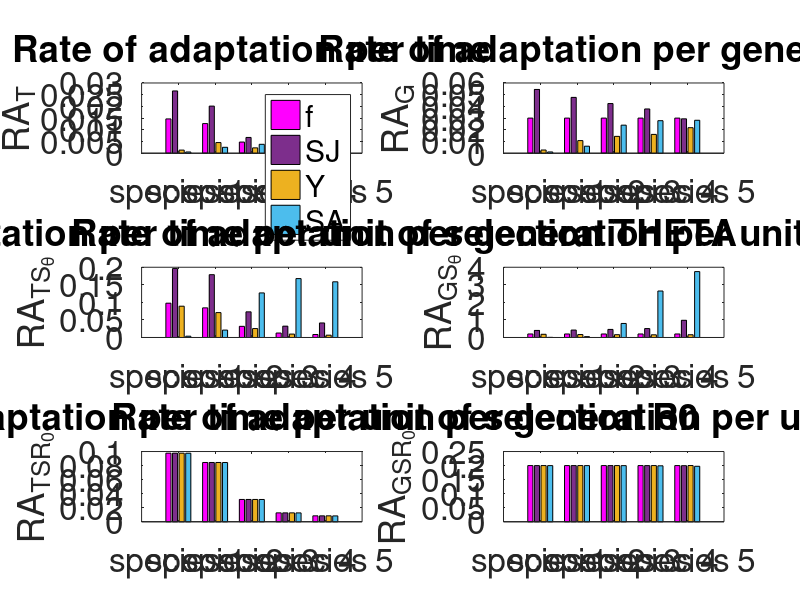
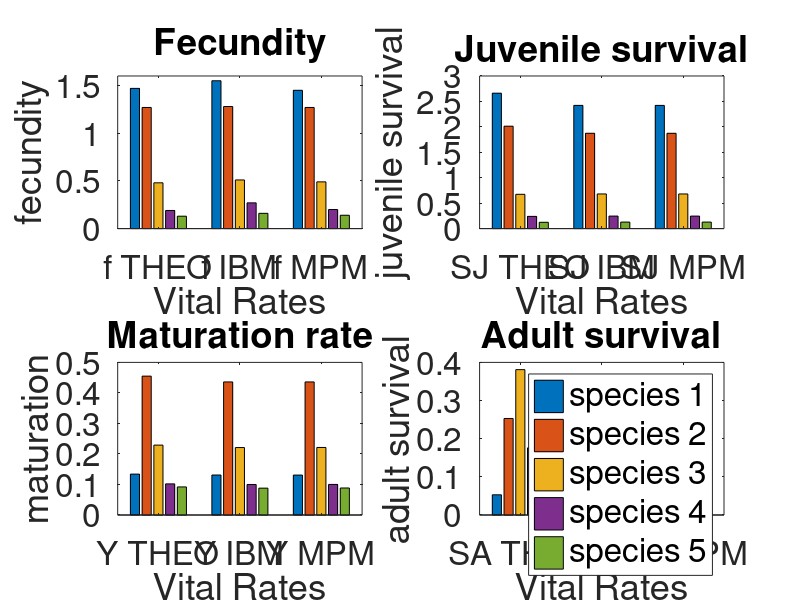
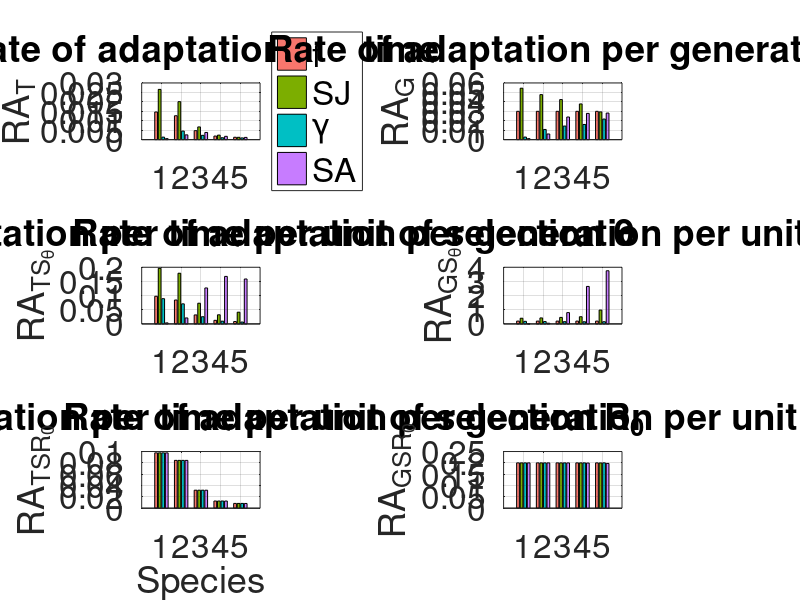

These charts were generated, in order, by the following MATLAB code: (Note: this script raises an error after producing the figures.)
clear all
close all
clc
%startTime = tic;
startTimeCPU = cputime;

% Parameterize the life cycles of 5 distinct species.

Data = {[11,0.0365,0.0965,0.9],[5, 0.2, 0.25, 0.572],[1,0.8,0.385,0.4],[0.3, 0.93, 0.505, 0.3], [0.232, 0.95, 0.80, 0.07]}; %  (F, SA, SJ, Y)
nspecies = length(Data); % number of species

% Quantitative genetics information
Vp = 1; % Phenotypic variance
h2 = 0.2; % Heritability value of the phenotypic trait
Va = h2*Vp; % Additive genetic variance (h2 = Va/Vp) VA : 0.05, 0.2, 0.8
Ve = Vp - Va; % Environmental variance (Vp = Va + Ve)

% Set selective pressure (slope of the relationship between vital rate and phenotype)
beta = 0.15; %B : 0.01, 0.15, 0.5 

% Get demographic descriptive info
DEMOout=zeros(nspecies, 3); % outputs lambda, R0, Tgen
RAout=zeros(nspecies, 24); % outputs RA per unit of time, generation ,selection theta & R0)
S=zeros(nspecies,5); % sensitivity d lambda/ d theta
ndemo = 24;
for ispecies=1:nspecies
    % Extract vital rates of the species
    F  = Data{ispecies}(1);% This is the total number of offspring produced by a female per year that survive the 1st year
    SA = Data{ispecies}(2);
    SJ = Data{ispecies}(3);
    Y  = Data{ispecies}(4);
    f  = F/SJ; % This is the total number of offspring produced by a female per year

    % Projection matrix
    A = [SJ*(1-Y), f*SJ; SJ*Y, SA];

    % pop growth rate / fitness
    lambda = (SJ*(1-Y)+SA)/2+sqrt((SJ*(1-Y)-SA).^2+4*f*(SJ^2)*Y)/2;

    % eigenvectors to calculate sensitivty
    v = [Y*SJ lambda-SJ*(1-Y)]';
    w = [f*SJ lambda-SJ*(1-Y)]';

    % Get descriptive demographic information

    % life time reproductive success
    R0     = Y.*f*(SJ^2)./((1-SA)*(1-SJ*(1-Y)));
    % generation time
    Tgen = lambda*sum(v.*w) / (v(1)*w(2)*f*SJ);
    % D lambda / D A
    Sensitivity= v*w'./sum(v.*w);
    % Sensitivity lower level derivative d A/ d theta
    theta=[f SJ SA Y];
    PDlv=zeros(2,2,4);
    PDlv(1,2,1)=theta(2); % d A/ d theta wrt f
    PDlv(1,1,2)=(1-theta(4)); % d A/ d theta wrt SJ
    PDlv(1,2,2)=theta(1);% d A/ d theta wrt SJ
    PDlv(2,1,2)=theta(4);% d A/ d theta wrt SJ
    PDlv(2,2,3)=1; % d A/ d theta wrt SA
    PDlv(1,1,4)=-theta(2); % d A/ d theta wrt Y
    PDlv(2,1,4)=theta(2);% d A/ d theta wrt Y

    for j=1:length(theta)
        S(ispecies,j)=sum(sum(PDlv(:,:,j).*Sensitivity));
    end

    % calculate sensitivity of lambda to F
    temp=zeros(2,2); temp(1,2)=1;
    S(ispecies, 5)=sum(sum(temp.*Sensitivity));


    % STORE OUTPUTS in RAout
    % demographic paramters
    DEMOout(ispecies, 1) = lambda;
    DEMOout(ispecies, 2) = R0;
    DEMOout(ispecies, 3) = Tgen;
    % adaptation rates ********************************
    % --------------------------------------------------
    % fecundity
    % --------------------------------------------------
    % per time
    RAout(ispecies, 1) = h2*Vp*beta/ Tgen; %vi f time
    RAout(ispecies, 2) = h2*Vp/ Tgen; %vi f time unit selection theta
    RAout(ispecies, 3) = h2*Vp/ Tgen; %vi f time unit selection R0
    % per generation
    RAout(ispecies, 4) = h2*Vp*beta; %vi f gen
    RAout(ispecies, 5) = h2*Vp; %vi f gen unit selection theta
    RAout(ispecies, 6) = h2*Vp; %vi f gen unit selection fitness

    % --------------------------------------------------
    % juvenile survival
    % --------------------------------------------------
    % per time
    RAout(ispecies, 7) = h2*Vp*beta*(1/ Tgen)*(1+(lambda/(lambda-SJ*(1-Y))))*(1-SJ); %vi SJ time
    RAout(ispecies, 8) = h2*Vp*(1/Tgen)*(1+(lambda/(lambda-SJ*(1-Y)))); %vi SJ time unit selection theta
    RAout(ispecies, 9) = h2*Vp*(1/Tgen)*((1+(lambda/(lambda-SJ*(1-Y))))/(1+(1/(1-SJ*(1-Y))))); %vi SJ time unit selection R0
    % per generation
    RAout(ispecies, 10) = h2*Vp*beta*(1+(lambda/(lambda-SJ*(1-Y))))*(1-SJ); %vi SJ gen
    RAout(ispecies, 11) = h2*Vp*(1+(lambda/(lambda-SJ*(1-Y)))); %vi SJ gen unit selection theta
    RAout(ispecies, 12) = h2*Vp*((1+(lambda/(lambda-SJ*(1-Y))))/(1+(1/(1-SJ*(1-Y))))); %vi SJ time unit selection R0


    % --------------------------------------------------
    % maturation rate
    % --------------------------------------------------
    % per time
    RAout(ispecies, 13) =h2*Vp*beta*(1/Tgen)*(((lambda-SJ)*(1-Y)))/(lambda-(SJ*(1-Y))); %vi Y time
    RAout(ispecies, 14) =h2*Vp*(1/Tgen)*(lambda-SJ)/(lambda-SJ*(1-Y));%*(1-(Y*lambda/(lambda-SJ*(1-Y)))); %vi Y time unit selection theta
    RAout(ispecies, 15) =h2*Vp*(1/Tgen)*((lambda-SJ)*(1-SJ*(1-Y))/((1-SJ)*(lambda-SJ*(1-Y))));%vi Y time unit selection R0
    % per generation
    RAout(ispecies, 16) =h2*Vp*beta*(((lambda-SJ)*(1-Y)))/(lambda-(SJ*(1-Y))); %vi Y gen
    RAout(ispecies, 17) =h2*Vp*(lambda-SJ)/(lambda-SJ*(1-Y));%(1- (Y*lambda/(lambda-SJ*(1-Y))));%vi Y gen unit selection theta
    RAout(ispecies, 18) =h2*Vp*((lambda-SJ)*(1-SJ*(1-Y))/((1-SJ)*(lambda-SJ*(1-Y))));%vi Y gen unit selection R0


    % --------------------------------------------------
    % adult survival
    % --------------------------------------------------
    % per time
    RAout(ispecies, 19) = h2*Vp*beta*(1/Tgen)* ((SA*(1-SA))/((lambda-SA)));  % vi Sa time
    RAout(ispecies, 20) = h2*Vp*(1/Tgen)*(SA/(lambda-SA));  % vi Sa time unit selection theta
    RAout(ispecies, 21) = h2*Vp*(1/Tgen)*((1-SA)/(lambda-SA));  % vi Sa time unit selection R0
    % per generation
    RAout(ispecies, 22) = h2*Vp*beta*((SA*(1-SA))/((lambda-SA))); %vi Sa gen
    RAout(ispecies, 23) = h2*Vp*(SA/(lambda-SA)); %vi Sa gen unit selection theta
    RAout(ispecies, 24) = h2*Vp*((1-SA)/(lambda-SA)); %vi Sa gen unit selection R0

end

endTimeCPU = cputime - startTimeCPU;  % Calculate CPU elapsed time
fprintf('CPU Time: %f seconds\n', endTimeCPU);

%%
100*(RAout(:, [1 7 19 13]))

%% FIGURE WITH 6 DEFINITIONS
species_labels = {'species 1', 'species 2', 'species 3', 'species 4', 'species 5'};

colors_rgb = [
    255, 192, 203;   % Pink
    0, 100, 0;       % Dark Green
    0, 0, 255;       % Blue
    128, 0, 128;     % Purple
    255, 165, 0      % Orange
    ] / 255; % Scale RGB values to [0, 1]

% Plotting

figure1 = figure('WindowState','fullscreen',...
    'Colormap',[1 0.75 0.79;0 0.39 0;0 0 1;0.50 0 0.50;1 0.64 0]);

subplot(3,2,1)
% Create multiple lines using matrix input to bar
bar1 = bar(RAout(:, 1:6:ndemo));
set(bar1(1),'FaceColor',[1 0 1]);
set(bar1(2),...
    'FaceColor',[0.49 0.18 0.55]);
set(bar1(4),...
    'FaceColor',[0.30 0.74 0.93]);

legend('f','SJ','Y','SA')
%xlabel('Vital Rates');
ylabel('RA_{T}');
title('Rate of adaptation per time');
xticks(1:5); % Adjust ispecies-axis ticks to match the number of vital rates
xticklabels(species_labels); % Set ispecies-axis tick labels
set(gca, 'FontSize', 24);

subplot(3,2,2)
% Create multiple lines using matrix input to bar
bar1 = bar(RAout(:, 4:6:ndemo));
set(bar1(1),'FaceColor',[1 0 1]);
set(bar1(2),...
    'FaceColor',[0.49 0.18 0.55]);
set(bar1(4),...
    'FaceColor',[0.30 0.74 0.93]);

%legend('f','SJ','Y','SA')
%xlabel('Vital Rates');
ylabel('RA_{G}');
title('Rate of adaptation per generation');
xticks(1:5); % Adjust ispecies-axis ticks to match the number of vital rates
xticklabels(species_labels); % Set ispecies-axis tick labels
set(gca, 'FontSize', 24);

subplot(3,2,3)
% Create multiple lines using matrix input to bar
bar1 = bar(RAout(:, 2:6:ndemo));
set(bar1(1),'FaceColor',[1 0 1]);
set(bar1(2),...
    'FaceColor',[0.49 0.18 0.55]);
set(bar1(4),...
    'FaceColor',[0.30 0.74 0.93]);

%legend('f','SJ','Y','SA')
%xlabel('Vital Rates');
ylabel('RA_{TS_\theta}');
title('Rate of adaptation per time per unit of selection THETA');
xticks(1:5); % Adjust ispecies-axis ticks to match the number of vital rates
xticklabels(species_labels); % Set ispecies-axis tick labels
set(gca, 'FontSize', 24);

subplot(3,2,4)
% Create multiple lines using matrix input to bar
bar1 = bar(RAout(:, 5:6:ndemo));
set(bar1(1),'FaceColor',[1 0 1]);
set(bar1(2),...
    'FaceColor',[0.49 0.18 0.55]);
set(bar1(4),...
    'FaceColor',[0.30 0.74 0.93]);

%legend('f','SJ','Y','SA')
%xlabel('Vital Rates');
ylabel('RA_{GS_\theta}');
title('Rate of adaptation per generation per unit of selection THETA');
xticks(1:5); % Adjust ispecies-axis ticks to match the number of vital rates
xticklabels(species_labels); % Set ispecies-axis tick labels
set(gca, 'FontSize', 24);

subplot(3,2,5)
% Create multiple lines using matrix input to bar
bar1 = bar(RAout(:, 3:6:ndemo));
set(bar1(1),'FaceColor',[1 0 1]);
set(bar1(2),...
    'FaceColor',[0.49 0.18 0.55]);
set(bar1(4),...
    'FaceColor',[0.30 0.74 0.93]);

%legend('f','SJ','Y','SA')
%xlabel('Vital Rates');
ylabel('RA_{TSR_0}');
title('Rate of adaptation per time per unit of selection R0');
xticks(1:5); % Adjust ispecies-axis ticks to match the number of vital rates
xticklabels(species_labels); % Set ispecies-axis tick labels
set(gca, 'FontSize', 24);

subplot(3,2,6)
% Create multiple lines using matrix input to bar
bar1 = bar(RAout(:, 6:6:ndemo));
set(bar1(1),'FaceColor',[1 0 1]);
set(bar1(2),...
    'FaceColor',[0.49 0.18 0.55]);
set(bar1(4),...
    'FaceColor',[0.30 0.74 0.93]);

%legend('f','SJ','Y','SA')
%xlabel('Vital Rates');
ylabel('RA_{GSR_0}');
title('Rate of adaptation per generation per unit of selection R0');
xticks(1:5); % Adjust ispecies-axis ticks to match the number of vital rates
xticklabels(species_labels); % Set ispecies-axis tick labels
set(gca, 'FontSize', 24);
%%  comparaison methods
species_labels = {'species 1', 'species 2', 'species 3', 'species 4', 'species 5'};
vital_rate_labels = {'f THEO',  'f IBM','f MPM',};

figure(2)
subplot(2,2,1)

demo_dataf=[1.47	1.55	1.45
1.27	1.28	1.27
0.48	0.51	0.49
0.19	0.27	0.20
0.13	0.16	0.14];

% Create multiple lines using matrix input to bar
bar1 = bar(demo_dataf');
xlabel('Vital Rates');
ylabel('fecundity');
title('Fecundity');
xticks(1:3); % Adjust ispecies-axis ticks to match the number of vital rates
xticklabels(vital_rate_labels); % Set ispecies-axis tick labels
set(gca, 'FontSize', 24);
ylim([0 1.6])

subplot(2,2,2)
demo_dataSJ=[2.662	2.422	2.4217
    2.013	1.874	1.8736
    0.674	0.681	0.6808
    0.240	0.246	0.2458
    0.124	0.128	0.1282];

vital_rate_labels = {'SJ THEO','SJ IBM', 'SJ MPM'};
bar(demo_dataSJ');
xlabel('Vital Rates');
ylabel('juvenile survival');
title('Juvenile survival');
xticks(1:3); % Adjust ispecies-axis ticks to match the number of vital rates
xticklabels(vital_rate_labels); % Set ispecies-axis tick labels
set(gca, 'FontSize', 24);

subplot(2,2,3)
demo_dataY=[0.134	0.131	0.1308
    0.455	0.436	0.436
    0.229	0.221	0.2213
    0.102	0.1	0.1002
    0.092	0.088	0.0885];

vital_rate_labels = {'Y THEO', 'Y IBM','Y MPM'};
bar(demo_dataY');
xlabel('Vital Rates');
ylabel('maturation');
title('Maturation rate');
xticks(1:3); % Adjust ispecies-axis ticks to match the number of vital rates
xticklabels(vital_rate_labels); % Set ispecies-axis tick labels
set(gca, 'FontSize', 24);

subplot(2,2,4)
demo_dataSA=[0.053	0.053	0.0529
    0.253	0.255	0.2545
    0.381	0.362	0.3616
    0.176	0.168	0.1686
    0.119	0.113	0.1131];

vital_rate_labels = {'SA THEO', 'SA IBM', 'SA MPM'};
bar(demo_dataSA');
xlabel('Vital Rates');
ylabel('adult survival');
title('Adult survival');
xticks(1:3); % Adjust ispecies-axis ticks to match the number of vital rates
xticklabels(vital_rate_labels); % Set ispecies-axis tick labels
set(gca, 'FontSize', 24);
legend(species_labels, 'FontSize', 24)


%%
% Plotting like R
fo=24;

% Define colors for vital rates using ggplot2 palette
colors = [
    248/255, 118/255, 109/255; % 'f' - fertility (reddish)
    124/255, 174/255, 0/255;   % 'SJ' - juvenile survival (greenish)
    0/255,   191/255, 196/255; % 'Y' - maturation (bluish)
    199/255, 124/255, 255/255; % 'SA' - adult survival (purple)
];

% Open figure in fullscreen mode
figure1 = figure('WindowState','fullscreen');

% Assuming you have species labels defined
% Replace with your actual species labels
%species_labels = {'Species 1', 'Species 2', 'Species 3', 'Species 4', 'Species 5'};
species_labels = {'1', '2', '3', '4', '5'};

% Adjust ndemo if not already defined
% ndemo = total number of columns in RAout
% For example, if RAout has 30 columns:
% ndemo = 30;

% Create legend entries only once
legend_entries = {'f', 'SJ', '\gamma', 'SA'};

% Subplot 1
subplot(3,2,1)
% Create bar plot
bar1 = bar(RAout(:, 1:6:ndemo), 'grouped');
% Set colors for each vital rate
for idx = 1:length(bar1)
    set(bar1(idx), 'FaceColor', colors(idx,:));
end
% Set labels and title
ylabel('RA_{T}', 'FontSize', fo);
title('Rate of adaptation per time', 'FontSize', fo);
xticks(1:5);
xticklabels(species_labels);
set(gca, 'FontSize', fo);
% Legend
legend_handle = legend(legend_entries, 'Location', 'eastoutside', 'FontSize', fo);
grid on; % Add grid
% Subplot 2
subplot(3,2,2)
bar1 = bar(RAout(:, 4:6:ndemo), 'grouped');
for idx = 1:length(bar1)
    set(bar1(idx), 'FaceColor', colors(idx,:));
end
ylabel('RA_{G}', 'FontSize', fo);
title('Rate of adaptation per generation', 'FontSize', fo);
xticks(1:5);
xticklabels(species_labels);
set(gca, 'FontSize', fo);
grid on; % Add grid
% Subplot 3
subplot(3,2,3)
bar1 = bar(RAout(:, 2:6:ndemo), 'grouped');
for idx = 1:length(bar1)
    set(bar1(idx), 'FaceColor', colors(idx,:));
end
ylabel('RA_{TS_\theta}', 'FontSize', fo);
title('Rate of adaptation per time per unit of selection \theta', 'FontSize', fo);
xticks(1:5);
xticklabels(species_labels);
set(gca, 'FontSize', fo);
grid on; % Add grid
% Subplot 4
subplot(3,2,4)
bar1 = bar(RAout(:, 5:6:ndemo), 'grouped');
for idx = 1:length(bar1)
    set(bar1(idx), 'FaceColor', colors(idx,:));
end
ylabel('RA_{GS_\theta}', 'FontSize', fo);
title('Rate of adaptation per generation per unit of selection \theta', 'FontSize', fo);
xticks(1:5);
xticklabels(species_labels);
set(gca, 'FontSize', fo);
grid on; % Add grid
% Subplot 5
subplot(3,2,5)
bar1 = bar(RAout(:, 3:6:ndemo), 'grouped');
for idx = 1:length(bar1)
    set(bar1(idx), 'FaceColor', colors(idx,:));
end
ylabel('RA_{TSR_0}', 'FontSize', fo);
title('Rate of adaptation per time per unit of selection R_0', 'FontSize', fo);
xticks(1:5);
xticklabels(species_labels);
set(gca, 'FontSize', fo);
xlabel('Species')
grid on; % Add grid
% Subplot 6
subplot(3,2,6)
bar1 = bar(RAout(:, 6:6:ndemo), 'grouped');
for idx = 1:length(bar1)
    set(bar1(idx), 'FaceColor', colors(idx,:));
end
ylabel('RA_{GSR_0}', 'FontSize', fo);
title('Rate of adaptation per generation per unit of selection R_0', 'FontSize', fo);
xticks(1:5);
xticklabels(species_labels);
set(gca, 'FontSize', fo);
grid on; % Add grid
% Add a super title for the figure
sgtitle('Comparison of adaptation rates based on six definitions', 'FontSize', fo);
xlabel('Species')
% Adjust the position of the legend
legend_handle.Position = [0.92, 0.4, 0.05, 0.2]; % Adjust as needed

% Adjust subplots to make room for the legend
for i = 1:6
    subplot(3,2,i);
    pos = get(gca, 'Position');
    pos(3) = pos(3) - 0.05; % Reduce width to make room for legend
    set(gca, 'Position', pos);
end